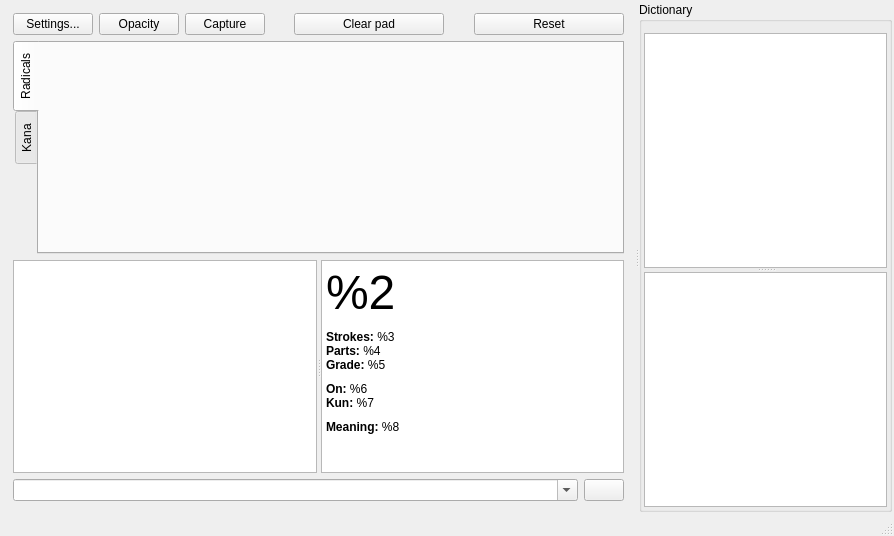
<?xml version="1.0" encoding="UTF-8"?>
<ui version="4.0">
 <class>MainWindow</class>
 <widget class="QMainWindow" name="MainWindow">
  <property name="geometry">
   <rect>
    <x>0</x>
    <y>0</y>
    <width>894</width>
    <height>536</height>
   </rect>
  </property>
  <property name="windowTitle">
   <string>QJRad - Kanji Lookup Tool</string>
  </property>
  <widget class="QWidget" name="centralWidget">
   <layout class="QHBoxLayout" name="horizontalLayout_3">
    <property name="spacing">
     <number>2</number>
    </property>
    <property name="leftMargin">
     <number>2</number>
    </property>
    <property name="topMargin">
     <number>2</number>
    </property>
    <property name="rightMargin">
     <number>2</number>
    </property>
    <property name="bottomMargin">
     <number>2</number>
    </property>
    <item>
     <widget class="QSplitter" name="splitterMain">
      <property name="orientation">
       <enum>Qt::Horizontal</enum>
      </property>
      <widget class="QWidget" name="layoutWidget">
       <layout class="QVBoxLayout" name="verticalLayout">
        <item>
         <layout class="QHBoxLayout" name="horizontalLayout">
          <item>
           <widget class="QPushButton" name="btnSettings">
            <property name="text">
             <string>Settings...</string>
            </property>
           </widget>
          </item>
          <item>
           <widget class="QPushButton" name="btnOpacity">
            <property name="text">
             <string>Opacity</string>
            </property>
           </widget>
          </item>
          <item>
           <widget class="QPushButton" name="btnCapture">
            <property name="text">
             <string>Capture</string>
            </property>
           </widget>
          </item>
          <item>
           <spacer name="horizontalSpacer">
            <property name="orientation">
             <enum>Qt::Horizontal</enum>
            </property>
            <property name="sizeHint" stdset="0">
             <size>
              <width>40</width>
              <height>20</height>
             </size>
            </property>
           </spacer>
          </item>
          <item>
           <widget class="QPushButton" name="clearScratch">
            <property name="minimumSize">
             <size>
              <width>150</width>
              <height>0</height>
             </size>
            </property>
            <property name="text">
             <string>Clear pad</string>
            </property>
           </widget>
          </item>
          <item>
           <spacer name="horizontalSpacer_2">
            <property name="orientation">
             <enum>Qt::Horizontal</enum>
            </property>
            <property name="sizeHint" stdset="0">
             <size>
              <width>40</width>
              <height>20</height>
             </size>
            </property>
           </spacer>
          </item>
          <item>
           <widget class="QPushButton" name="btnReset">
            <property name="minimumSize">
             <size>
              <width>150</width>
              <height>0</height>
             </size>
            </property>
            <property name="text">
             <string>Reset</string>
            </property>
           </widget>
          </item>
         </layout>
        </item>
        <item>
         <widget class="QTabWidget" name="tabWidget">
          <property name="tabPosition">
           <enum>QTabWidget::West</enum>
          </property>
          <property name="currentIndex">
           <number>0</number>
          </property>
          <widget class="QWidget" name="tab">
           <attribute name="title">
            <string>Radicals</string>
           </attribute>
           <layout class="QVBoxLayout" name="verticalLayout_3">
            <property name="spacing">
             <number>0</number>
            </property>
            <property name="leftMargin">
             <number>2</number>
            </property>
            <property name="topMargin">
             <number>2</number>
            </property>
            <property name="rightMargin">
             <number>2</number>
            </property>
            <property name="bottomMargin">
             <number>2</number>
            </property>
            <item>
             <widget class="QFrame" name="frameRad">
              <layout class="QGridLayout" name="gridRad"/>
             </widget>
            </item>
           </layout>
          </widget>
          <widget class="QWidget" name="tab_2">
           <attribute name="title">
            <string>Kana</string>
           </attribute>
           <layout class="QVBoxLayout" name="verticalLayout_4">
            <property name="spacing">
             <number>0</number>
            </property>
            <property name="topMargin">
             <number>2</number>
            </property>
            <property name="bottomMargin">
             <number>2</number>
            </property>
            <item>
             <layout class="QHBoxLayout" name="horizontalLayout_4">
              <item>
               <widget class="QRadioButton" name="radioHiragana">
                <property name="text">
                 <string>&amp;Hiragana</string>
                </property>
                <property name="checked">
                 <bool>true</bool>
                </property>
               </widget>
              </item>
              <item>
               <widget class="QRadioButton" name="radioKatakana">
                <property name="text">
                 <string>&amp;Katakana</string>
                </property>
               </widget>
              </item>
              <item>
               <spacer name="horizontalSpacer_3">
                <property name="orientation">
                 <enum>Qt::Horizontal</enum>
                </property>
                <property name="sizeHint" stdset="0">
                 <size>
                  <width>40</width>
                  <height>20</height>
                 </size>
                </property>
               </spacer>
              </item>
             </layout>
            </item>
            <item>
             <widget class="QFrame" name="frameKana">
              <property name="sizePolicy">
               <sizepolicy hsizetype="Preferred" vsizetype="Expanding">
                <horstretch>0</horstretch>
                <verstretch>0</verstretch>
               </sizepolicy>
              </property>
              <layout class="QGridLayout" name="gridKana"/>
             </widget>
            </item>
           </layout>
          </widget>
         </widget>
        </item>
        <item>
         <widget class="QSplitter" name="splitter">
          <property name="sizePolicy">
           <sizepolicy hsizetype="Expanding" vsizetype="Expanding">
            <horstretch>0</horstretch>
            <verstretch>0</verstretch>
           </sizepolicy>
          </property>
          <property name="orientation">
           <enum>Qt::Horizontal</enum>
          </property>
          <widget class="QListView" name="listKanji">
           <property name="movement">
            <enum>QListView::Static</enum>
           </property>
           <property name="flow">
            <enum>QListView::LeftToRight</enum>
           </property>
           <property name="resizeMode">
            <enum>QListView::Adjust</enum>
           </property>
           <property name="viewMode">
            <enum>QListView::IconMode</enum>
           </property>
           <property name="selectionRectVisible">
            <bool>false</bool>
           </property>
          </widget>
          <widget class="QTextBrowser" name="infoKanji">
           <property name="sizePolicy">
            <sizepolicy hsizetype="Preferred" vsizetype="Expanding">
             <horstretch>0</horstretch>
             <verstretch>0</verstretch>
            </sizepolicy>
           </property>
           <property name="html">
            <string>&lt;!DOCTYPE HTML PUBLIC &quot;-//W3C//DTD HTML 4.0//EN&quot; &quot;http://www.w3.org/TR/REC-html40/strict.dtd&quot;&gt;
&lt;html&gt;&lt;head&gt;&lt;meta name=&quot;qrichtext&quot; content=&quot;1&quot; /&gt;&lt;style type=&quot;text/css&quot;&gt;
p, li { white-space: pre-wrap; }
&lt;/style&gt;&lt;/head&gt;&lt;body style=&quot; font-family:'Verdana'; font-size:10pt; font-weight:400; font-style:normal;&quot;&gt;
&lt;p style=&quot; margin-top:0px; margin-bottom:10px; margin-left:0px; margin-right:0px; -qt-block-indent:0; text-indent:0px;&quot;&gt;&lt;span style=&quot; font-family:'%1'; font-size:36pt;&quot;&gt;%2&lt;/span&gt;&lt;/p&gt;
&lt;p style=&quot; margin-top:0px; margin-bottom:0px; margin-left:0px; margin-right:0px; -qt-block-indent:0; text-indent:0px;&quot;&gt;&lt;span style=&quot; font-size:9pt; font-weight:600;&quot;&gt;Strokes:&lt;/span&gt;&lt;span style=&quot; font-size:9pt;&quot;&gt; %3&lt;/span&gt;&lt;/p&gt;
&lt;p style=&quot; margin-top:0px; margin-bottom:0px; margin-left:0px; margin-right:0px; -qt-block-indent:0; text-indent:0px;&quot;&gt;&lt;span style=&quot; font-size:9pt; font-weight:600;&quot;&gt;Parts:&lt;/span&gt;&lt;span style=&quot; font-size:9pt;&quot;&gt; %4&lt;/span&gt;&lt;/p&gt;
&lt;p style=&quot; margin-top:0px; margin-bottom:10px; margin-left:0px; margin-right:0px; -qt-block-indent:0; text-indent:0px;&quot;&gt;&lt;span style=&quot; font-size:9pt; font-weight:600;&quot;&gt;Grade:&lt;/span&gt;&lt;span style=&quot; font-size:9pt;&quot;&gt; %5&lt;/span&gt;&lt;/p&gt;
&lt;p style=&quot; margin-top:0px; margin-bottom:0px; margin-left:0px; margin-right:0px; -qt-block-indent:0; text-indent:0px;&quot;&gt;&lt;span style=&quot; font-size:9pt; font-weight:600;&quot;&gt;On:&lt;/span&gt;&lt;span style=&quot; font-size:9pt;&quot;&gt; %6&lt;/span&gt;&lt;/p&gt;
&lt;p style=&quot; margin-top:0px; margin-bottom:10px; margin-left:0px; margin-right:0px; -qt-block-indent:0; text-indent:0px;&quot;&gt;&lt;span style=&quot; font-size:9pt; font-weight:600;&quot;&gt;Kun:&lt;/span&gt;&lt;span style=&quot; font-size:9pt;&quot;&gt; %7&lt;/span&gt;&lt;/p&gt;
&lt;p style=&quot; margin-top:0px; margin-bottom:0px; margin-left:0px; margin-right:0px; -qt-block-indent:0; text-indent:0px;&quot;&gt;&lt;span style=&quot; font-size:9pt; font-weight:600;&quot;&gt;Meaning:&lt;/span&gt;&lt;span style=&quot; font-size:9pt;&quot;&gt; %8&lt;/span&gt;&lt;/p&gt;&lt;/body&gt;&lt;/html&gt;</string>
           </property>
          </widget>
         </widget>
        </item>
        <item>
         <layout class="QHBoxLayout" name="horizontalLayout_2">
          <item>
           <widget class="QComboBox" name="scratchPad">
            <property name="sizePolicy">
             <sizepolicy hsizetype="Expanding" vsizetype="Fixed">
              <horstretch>0</horstretch>
              <verstretch>0</verstretch>
             </sizepolicy>
            </property>
            <property name="editable">
             <bool>true</bool>
            </property>
           </widget>
          </item>
          <item>
           <widget class="QPushButton" name="btnBackspace">
            <property name="text">
             <string/>
            </property>
            <property name="icon">
             <iconset theme="edit-clear-locationbar-rtl">
              <normaloff>.</normaloff>.</iconset>
            </property>
           </widget>
          </item>
         </layout>
        </item>
       </layout>
      </widget>
      <widget class="QGroupBox" name="dictBox">
       <property name="title">
        <string>Dictionary</string>
       </property>
       <layout class="QVBoxLayout" name="verticalLayout_2">
        <property name="spacing">
         <number>2</number>
        </property>
        <property name="leftMargin">
         <number>2</number>
        </property>
        <property name="rightMargin">
         <number>2</number>
        </property>
        <property name="bottomMargin">
         <number>2</number>
        </property>
        <item>
         <widget class="QSplitter" name="splitterDict">
          <property name="orientation">
           <enum>Qt::Vertical</enum>
          </property>
          <widget class="QListWidget" name="dictWords"/>
          <widget class="CGDTextBrowser" name="wdictViewer"/>
         </widget>
        </item>
       </layout>
      </widget>
     </widget>
    </item>
   </layout>
  </widget>
  <widget class="QStatusBar" name="statusBar"/>
 </widget>
 <layoutdefault spacing="6" margin="11"/>
 <customwidgets>
  <customwidget>
   <class>CGDTextBrowser</class>
   <extends>QTextBrowser</extends>
   <header>miscutils.h</header>
  </customwidget>
 </customwidgets>
 <tabstops>
  <tabstop>btnSettings</tabstop>
  <tabstop>btnOpacity</tabstop>
  <tabstop>btnCapture</tabstop>
  <tabstop>clearScratch</tabstop>
  <tabstop>btnReset</tabstop>
  <tabstop>tabWidget</tabstop>
  <tabstop>dictWords</tabstop>
  <tabstop>listKanji</tabstop>
  <tabstop>infoKanji</tabstop>
  <tabstop>scratchPad</tabstop>
  <tabstop>btnBackspace</tabstop>
  <tabstop>radioKatakana</tabstop>
  <tabstop>radioHiragana</tabstop>
 </tabstops>
 <resources/>
 <connections/>
</ui>
